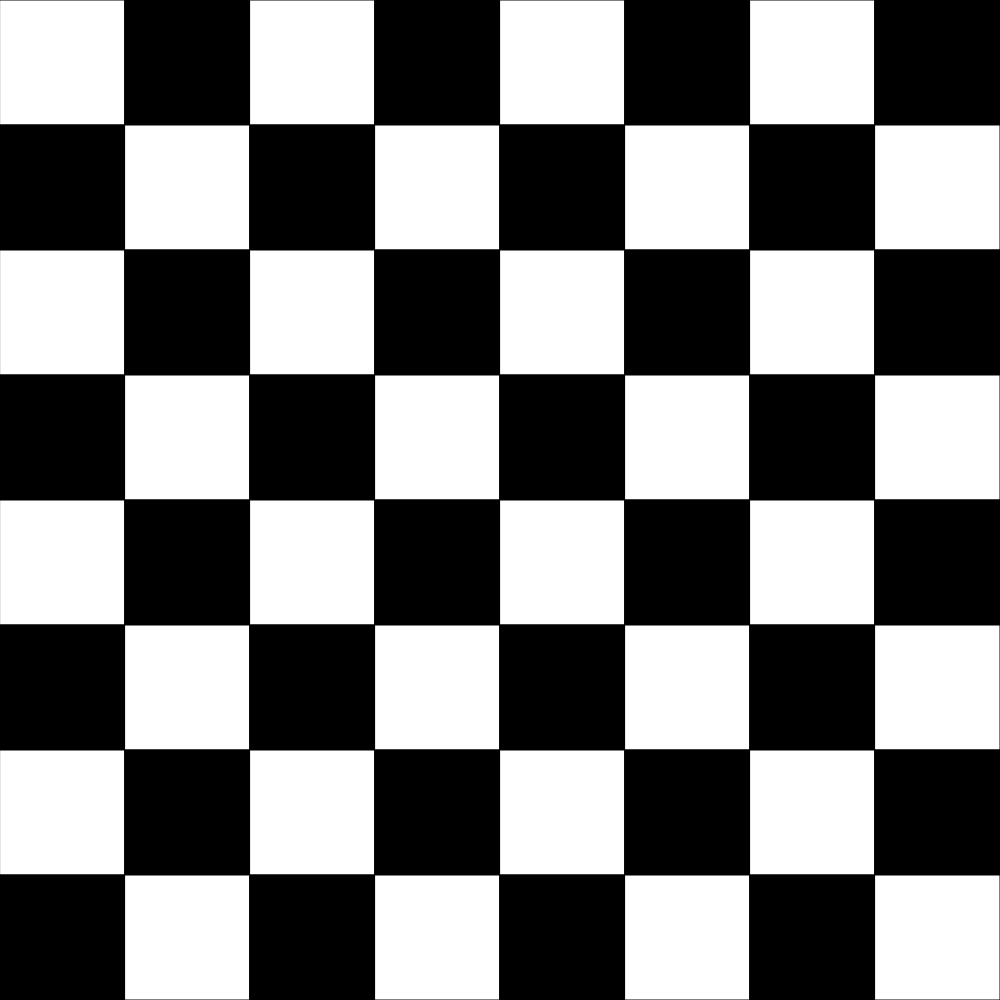
Frame 1 (no input)
Frame 60 (no input): identical to frame 1, image omitted
Frame 120 (the mouse pressed at the canvas centre since frame 60): identical to frame 1, image omitted

The p5.js sketch that drew this single still picture (run headless with seeded random() and noise() and a simulated clock; from frame 60 on, the mouse is pressed at the canvas centre):

// p5.js sketch
// ── sketch.js
let colour = "white";
function setup() {
  //Make the largest square you can...
  if (windowWidth > windowHeight){
    createCanvas(windowHeight, windowHeight);
  }
  else {
    createCanvas(windowWidth, windowWidth);
  }

}

function draw() {
  background(220);
  drawChess();
}
function drawChess(){
  for (let x = 0; x < width; x += width/8){
    if (colour === "white"){
      colour = "black";
    }
    else {
      colour = "white";
    }
    for (let y = 0; y < height; y += height/8){
      if (colour === "white"){
        colour = "black";
      }
      else {
        colour = "white";
      }
      fill(colour);
      rect(x,y,width/8,height/8);
    }
  }
}
